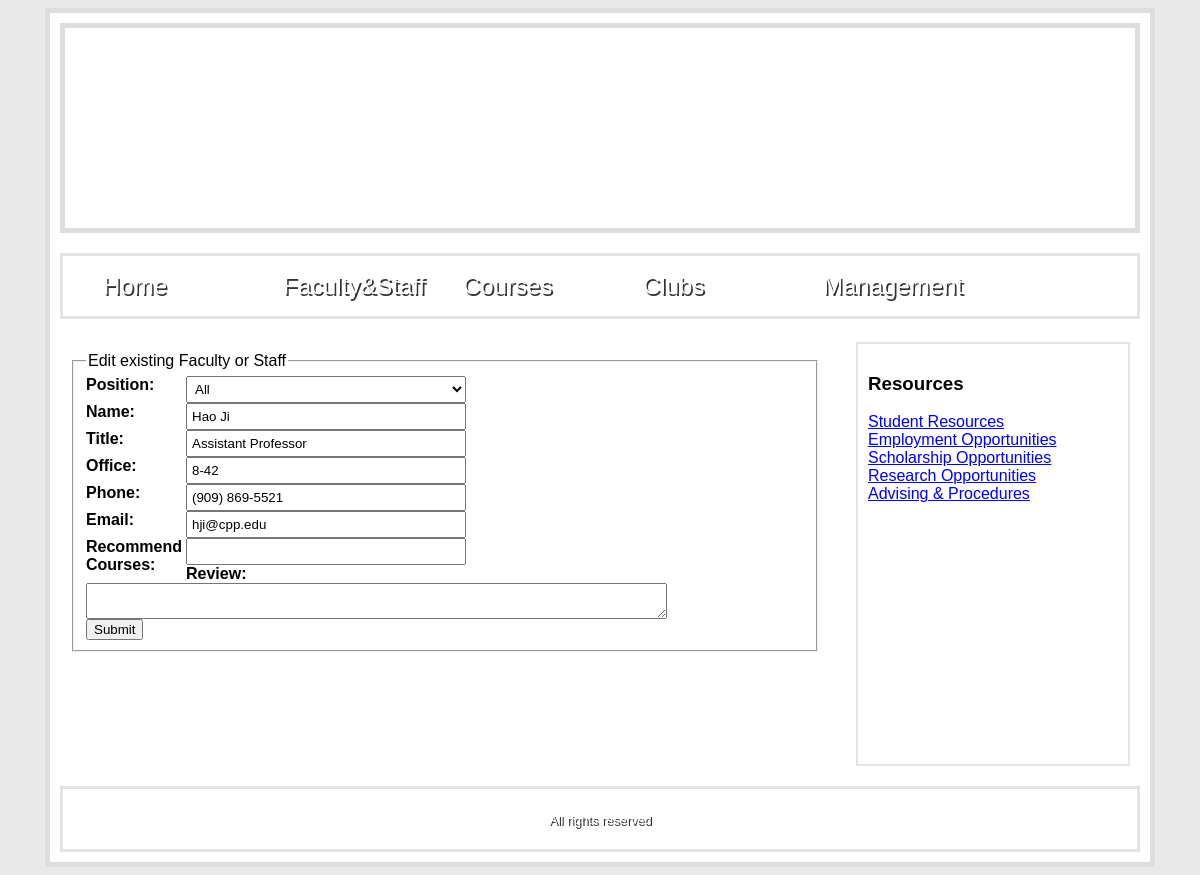
/AddFacultyStaff.php?update=4, run on the app's committed database.
### tables this page shows
CREATE TABLE `facultystaff` (
  `id` int(11) NOT NULL,
  `pos` varchar(255) DEFAULT NULL,
  `name` varchar(255) DEFAULT NULL,
  `title` varchar(255) DEFAULT NULL,
  `office` varchar(255) DEFAULT NULL,
  `phone` varchar(255) DEFAULT NULL,
  `email` varchar(255) DEFAULT NULL,
  `courses` varchar(255) DEFAULT NULL,
  `review` text
);

### Model/Credentials.php (called while the page is built, shortened)
<?php
$database = "facultystaffdb";
?>

### Model/FacultyStaffModel.php (called while the page is built, shortened)
<?php
require ("Entities/FacultyStaffEntity.php");
class FacultyStaffModel
{
    function GetFacultyStaffPoss()
    {
        require 'Credentials.php';
        $link = mysqli_connect($host, $user, $passwd, $database) or die(mysqli_error($link));
        mysqli_select_db($link, $database);
        $result = mysqli_query($link, "SELECT DISTINCT pos FROM facultystaff") or die(mysqli_error($link));
        $poss = array();
        while($row = mysqli_fetch_array($result))
        {
            array_push($poss, $row[0]);
        }
        return $poss;
    }
    function GetFacultyStaffById($id)
    {
        require 'Credentials.php';
        $link = mysqli_connect($host, $user, $passwd, $database) or die(mysqli_error($link));
        mysqli_select_db($link, $database);
        $query = "SELECT * FROM facultystaff WHERE id = $id";
        $result = mysqli_query($link, $query) or die(mysqli_error($link));
        while($row = mysqli_fetch_array($result))
        {
            $pos = $row[1];
            $name = $row[2];
            $title = $row[3];
            $office = $row[4];
            $phone = $row[5];
            $email = $row[6];
            $courses = $row[7];
            $review = $row[8];
            $facultystaff = new FacultyStaffEntity($id, $pos, $name, $title, $office, $phone, $email, $courses, $review);
        }
        return $facultystaff;
    }
}
?>

### Controller/FacultyStaffController.php (called while the page is built, shortened)
<?php
require ("Model/FacultyStaffModel.php");
class FacultyStaffController
{
    function GetById($id)
    {
        $personModel = new FacultyStaffModel();
        return $personModel->GetFacultyStaffById($id);
    }
}
?>

### Entities/FacultyStaffEntity.php (called while the page is built, shortened)
<?php
class FacultyStaffEntity
{
    function __construct($id, $pos, $name, $title, $office, $phone, $email, $courses, $review) {
        $this->name = $name;
        $this->title = $title;
        $this->office = $office;
        $this->phone = $phone;
        $this->email = $email;
        $this->courses = $courses;
    }
}
?>

### AddFacultyStaff.php (the view, shortened to what this page needs)
<?php
require './Controller/FacultyStaffController.php';
$controller = new FacultyStaffController();
if(isset($_GET["update"]))
{
    $person = $controller->GetById($_GET["update"]);
    $content = "<form action='' method='post'>
    <fieldset>
        <legend>Edit existing Faculty or Staff</legend>
        <label for='pos'>Position: </label>
        <select class='inputField' name='ddlPos'>
            <option value='%'>All</option>"
        .$controller->CreateOptionValues($controller->GetPoss()).
        "</select><br/>
        <label for='name'>Name: </label>
        <input type='text' class='inputField' name='txtName' value='$person->name' /><br/>
        <label for='title'>Title: </label>
        <input type='text' class='inputField' name='txtTitle' value='$person->title' /><br/>
        <label for='office'>Office: </label>
        <input type='text' class='inputField' name='txtOffice' value='$person->office' /><br/>
        <label for='phone'>Phone: </label>
        <input type='text' class='inputField' name='txtPhone' value='$person->phone' /><br/>
        <label for='email'>Email: </label>
        <input type='text' class='inputField' name='txtEmail' value='$person->email' /><br/>
        <label for='courses'>Recommend Courses: </label>
        <input type='text' class='inputField' name='txtCourses' value='$person->courses' /><br/>
        <label for='review'>Review: </label>
        <textarea cols='70' row='12' name='txtReview'>$person->review</textarea> <br/>
        <input type='submit' value='Submit'>
    </fieldset>
</form>";
}
include 'Template.php';
?>

### Styles/StyleSheet.css (style rules this page uses)
body { font-family: lucida grande, thoma, verdana, arial, sans-serif; background-color: #e9e9e9; }
.inputField { width: 280px; padding: 4px; }
label { float: left; width: 100px; font-weight: bold; }

### data on the page
facultystaff: txtName "Hao Ji", txtTitle "Assistant Professor", txtOffice "8-42", txtPhone "(909) 869-5521", txtEmail "hji@cpp.edu"
